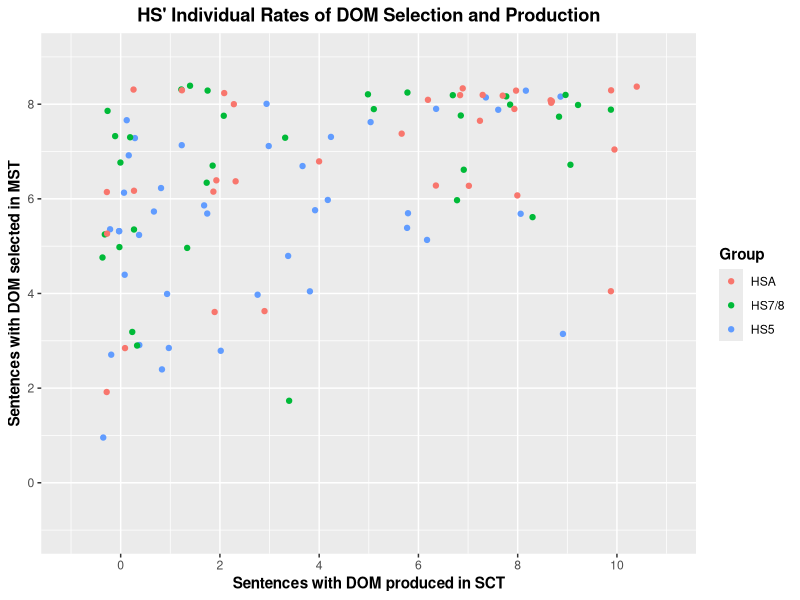

Generate this figure with R:
library(tidyverse)
library(dplyr)


# Load data
## EPT
HSA_SCT <- read_csv("./CSV Files/Adult HS/Adult HS DOM EPT.csv") %>%
  filter(Item %in% c("EPT-02", "EPT-08", "EPT-12", "EPT-14", "EPT-20", "EPT-24", "EPT-26", "EPT-32", "EPT-38", "EPT-42")) %>%
  mutate(Group = "HSA",
         Task = "SCT")

DLI78_SCT <- read_csv("./CSV Files/DLI-78/DLI-78 DOM EPT.csv") %>%
  mutate(Group = "HS7/8",
         Task = "SCT")

MLS78_SCT <- read_csv("./CSV Files/MLS-78/MLS-78 DOM EPT.csv") %>%
  mutate(Group = "HS7/8",
         Task = "SCT")

DLI5_SCT <- read_csv("./CSV Files/DLI-5/DLI-5 DOM EPT.csv")  %>%
  filter(Item %in% c("EPT-02", "EPT-08", "EPT-12", "EPT-14", "EPT-20", "EPT-24", "EPT-26", "EPT-32", "EPT-38", "EPT-42")) %>%
  mutate(Group = "HS5",
         Task = "SCT")

MLS5_SCT <- read_csv("./CSV Files/MLS-5/MLS-5 DOM EPT.csv") %>%
  filter(Item %in% c("EPT-02", "EPT-08", "EPT-12", "EPT-14", "EPT-20", "EPT-24", "EPT-26", "EPT-32", "EPT-38", "EPT-42")) %>%
  mutate(Group = "HS5",
         Task = "SCT")


## FCT
HSA_MST <- read_csv("./CSV Files/Adult HS/Adult HS DOM FCT.csv") %>%
  mutate(Group = "HSA",
         Task = "MST")

DLI78_MST <- read_csv("./CSV Files/DLI-78/DLI-78 DOM FCT.csv") %>% 
  mutate(Group = "HS7/8",
         Task = "MST")

MLS78_MST <- read_csv("./CSV Files/MLS-78/MLS-78 DOM FCT.csv") %>% 
  mutate(Group = "HS7/8",
         Task = "MST")

DLI5_MST <- read_csv("./CSV Files/DLI-5/DLI-5 DOM FCT.csv")  %>%
  mutate(Group = "HS5",
         Task = "MST")

MLS5_MST <- read_csv("./CSV Files/MLS-5/MLS-5 DOM FCT.csv") %>%
  mutate(Group = "HS5",
         Task = "MST")

## Rejoin datasets
SCT <- rbind(HSA_SCT, DLI78_SCT, MLS78_SCT, DLI5_SCT, MLS5_SCT)
MST <- rbind(HSA_MST, DLI78_MST, MLS78_MST, DLI5_MST, MLS5_MST)


# Plot individual differences
## Grouping
SCT_Group <- SCT %>%
  filter(!is.na(DOM_Use)) %>%
  group_by(Part_ID, Group) %>%
  summarize(DOM_Production = sum(DOM_Use))

MST_Group <- MST %>%
  filter(!is.na(DOM_Use)) %>%
  group_by(Part_ID, Group) %>%
  summarize(DOM_Selection = sum(DOM_Use))

Aggregate = left_join(SCT_Group, MST_Group, by = "Part_ID", "Group") %>%
  rename(Group = Group.x) %>% 
  mutate(Total = DOM_Production + DOM_Selection)
Aggregate$Group <- factor(Aggregate$Group, levels = c("HSA", "HS7/8", "HS5"))


# Plot individual differences
## Whole group
Aggregate %>% 
  ggplot(aes(x = DOM_Production, y = DOM_Selection)) +
  geom_jitter(mapping = aes(color = Group)) +
  scale_x_continuous(breaks = seq (0, 10, 2),
                     limits = c(-1, 11)) +
  scale_y_continuous(breaks = seq (0, 8, 2),
                     limits = c(-1, 9)) +
  labs(x = "Sentences with DOM produced in SCT", y = "Sentences with DOM selected in MST", title = "HS' Individual Rates of DOM Selection and Production", color = "Group") +
  theme(axis.title = element_text(face = "bold"),
        plot.title = element_text(hjust = 0.5, face = "bold"),
        legend.title = element_text(face = "bold"),
        strip.text = element_text(face = "bold", size = 10))


# Descriptive statistics
DOM_Production <- Aggregate %>% 
  group_by(Group) %>% 
  summarize(Mean = mean(DOM_Production), SD = sd(DOM_Production))

DOM_Selection <- Aggregate %>% 
  group_by(Group) %>% 
  summarize(Mean = mean(DOM_Selection), SD = sd(DOM_Selection))
